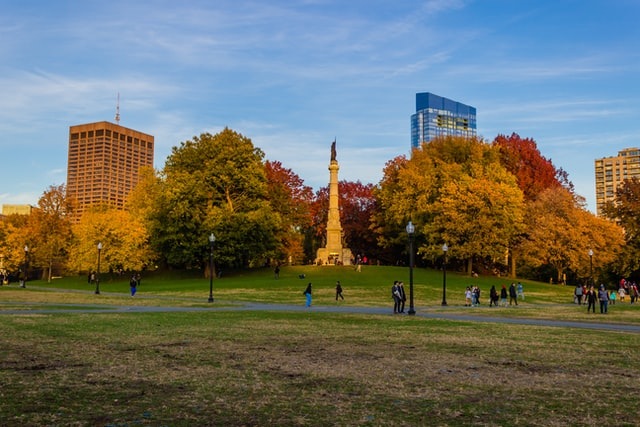
#> input picture resources/photos/park.jpg, 640 x 427 px
$ python gradients.py
#> lines starting #> are read from the running program, lines starting #| are printed output that depends on the picture; after the words box and inside, x2 and y2 are one past the last pixel; in counts of white or black regions, pixels touching at a corner belong together
"""Gradientes e detecção de bordas: Laplacian, Sobel e Canny."""
from pathlib import Path

import cv2 as cv
import numpy as np

RESOURCES = Path(__file__).resolve().parents[1] / "resources"

img = cv.imread(str(RESOURCES / "photos" / "park.jpg"))
#> img is the input picture: shape (427, 640, 3); mean B, G, R 98.3, 110, 108.2
if img is None:
    raise SystemExit("Imagem não encontrada. Verifique o caminho.")
cv.imshow("Parque", img)

gray = cv.cvtColor(img, cv.COLOR_BGR2GRAY)
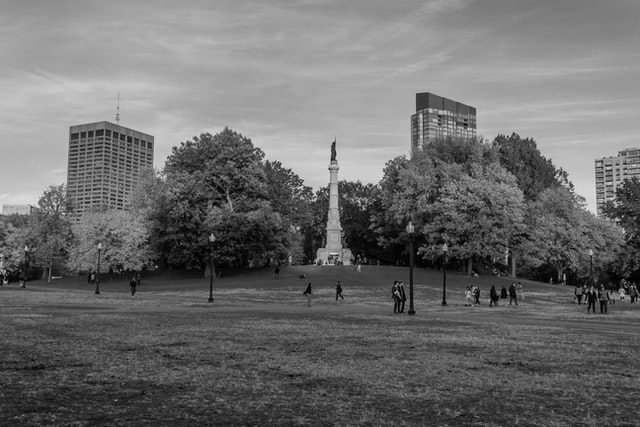
#> gray: shape (427, 640); min 0, max 239, mean 108.1
cv.imshow("Cinza", gray)

# Laplacian (CV_64F porque o gradiente pode ser negativo)
lap = cv.Laplacian(gray, cv.CV_64F)
lap = np.uint8(np.absolute(lap))
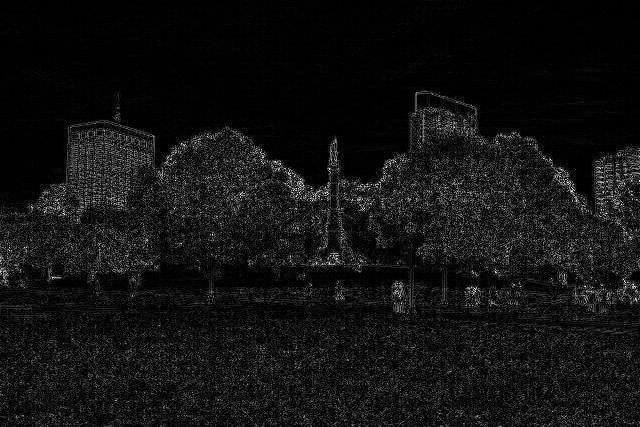
#> lap: shape (427, 640); min 0, max 255, mean 18.4
cv.imshow("Laplacian", lap)

# Sobel nas direções x e y
sobelx = cv.Sobel(gray, cv.CV_64F, 1, 0)
sobely = cv.Sobel(gray, cv.CV_64F, 0, 1)
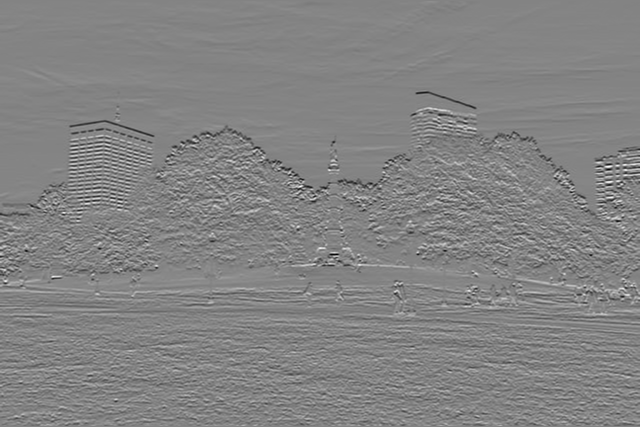
#> sobely: shape (427, 640) float64; min -635, max 593, mean -1.7; drawn with min black and max white

# Valor absoluto + conversão para uint8. Atenção: bitwise_or em float64 NÃO dá erro,
# mas opera nos bits dos números e devolve uma imagem sem sentido.
sobelx = cv.convertScaleAbs(sobelx)
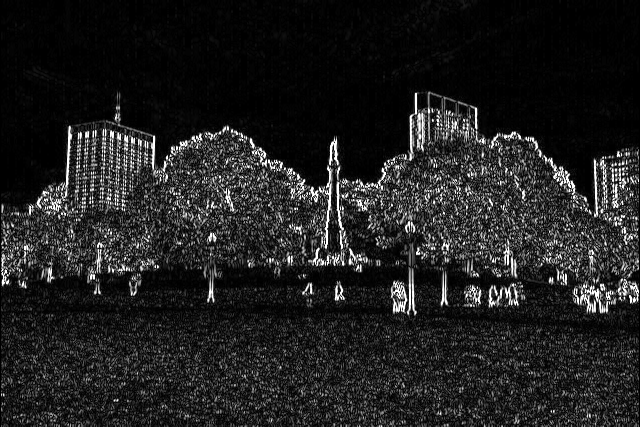
#> sobelx: shape (427, 640); min 0, max 255, mean 32.6
sobely = cv.convertScaleAbs(sobely)
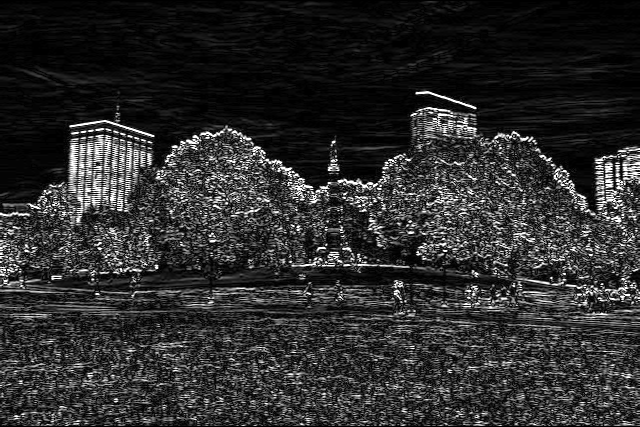
#> sobely: shape (427, 640); min 0, max 255, mean 44.9
combined_sobel = cv.bitwise_or(sobelx, sobely)
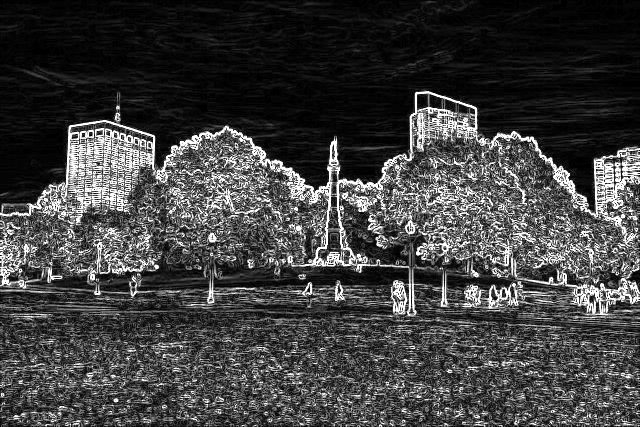
#> combined_sobel: shape (427, 640); min 0, max 255, mean 64.4

cv.imshow("Sobel X", sobelx)
cv.imshow("Sobel Y", sobely)
cv.imshow("Sobel combinado", combined_sobel)

canny = cv.Canny(gray, 150, 175)
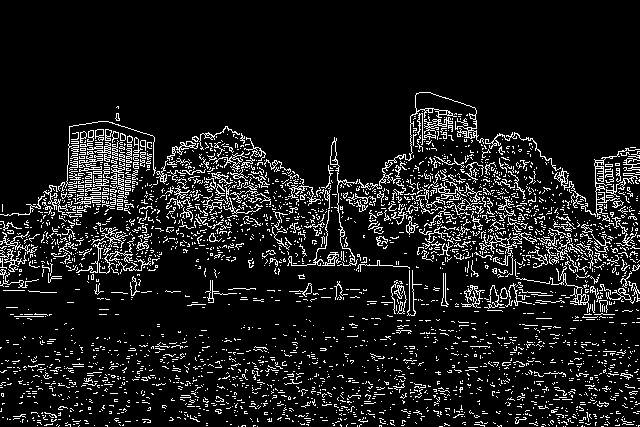
#> canny: shape (427, 640); 10.1% white in thin lines or dots, all inside (x1, y1, x2, y2) = (0, 92, 640, 427)
cv.imshow("Canny", canny)

cv.waitKey(0)
cv.destroyAllWindows()

$ run again, with resources/photos/cats.jpg copied over resources/photos/park.jpg
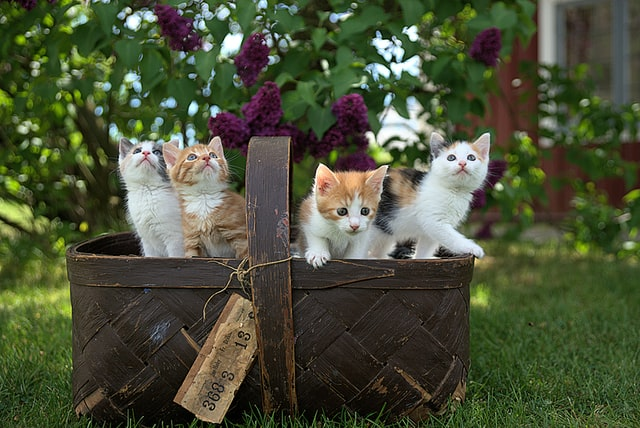
#> input picture resources/photos/cats.jpg, 640 x 428 px
#> img is the input picture: shape (428, 640, 3); mean B, G, R 55.7, 80.9, 74.5
#> `combined_sobel = cv.bitwise_or(sobelx, sobely)`:
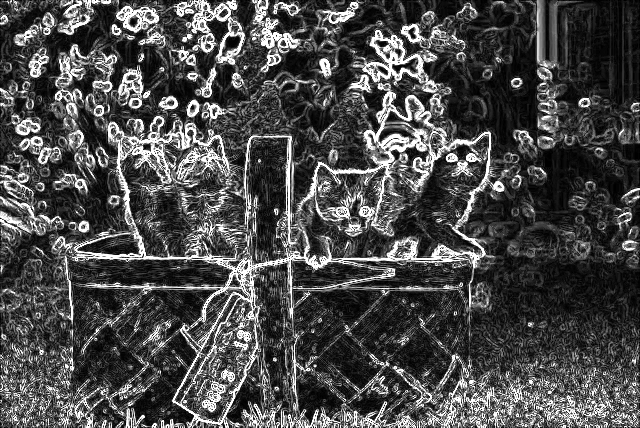
#> combined_sobel: shape (428, 640); min 0, max 255, mean 74.9
#> `canny = cv.Canny(gray, 150, 175)`:
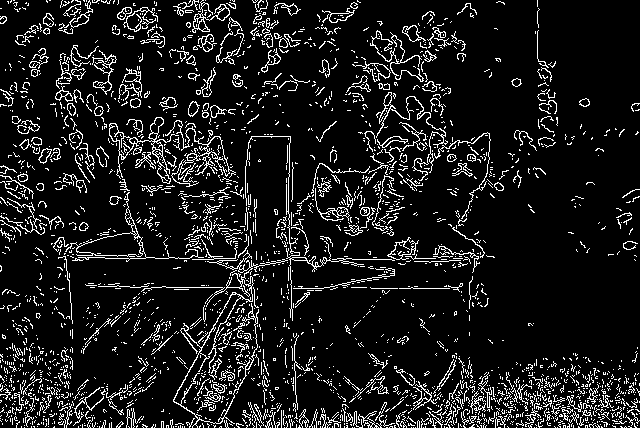
#> canny: shape (428, 640); 10.6% white in thin lines or dots
